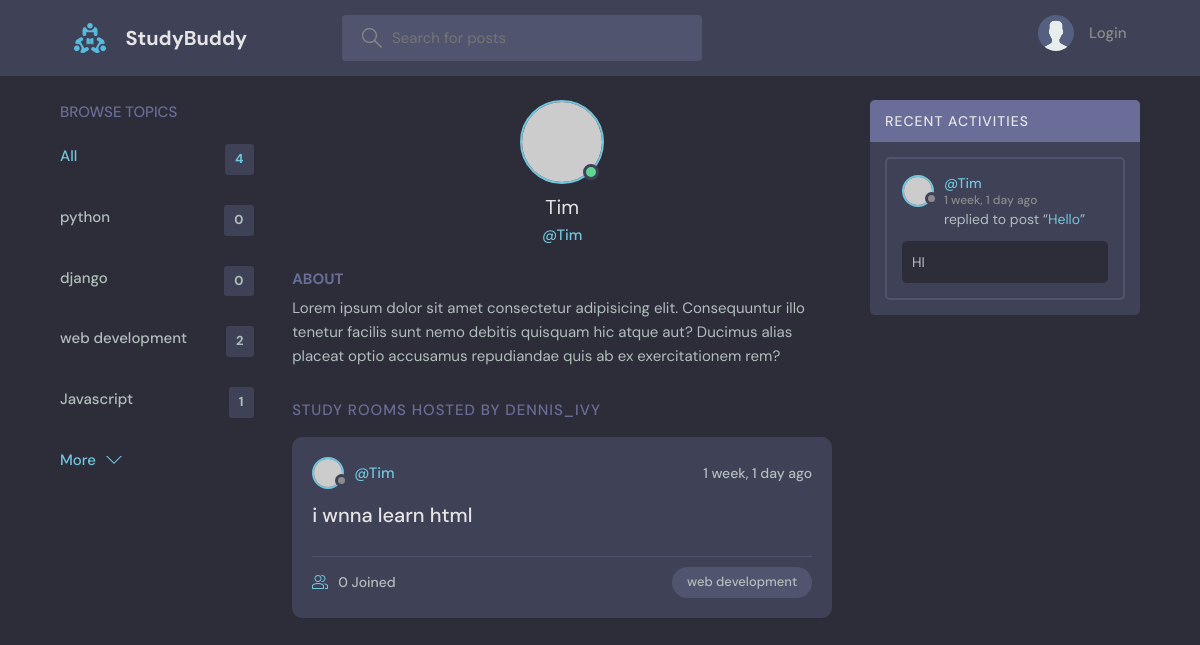
Page /profile/2/ on the earlier database version.
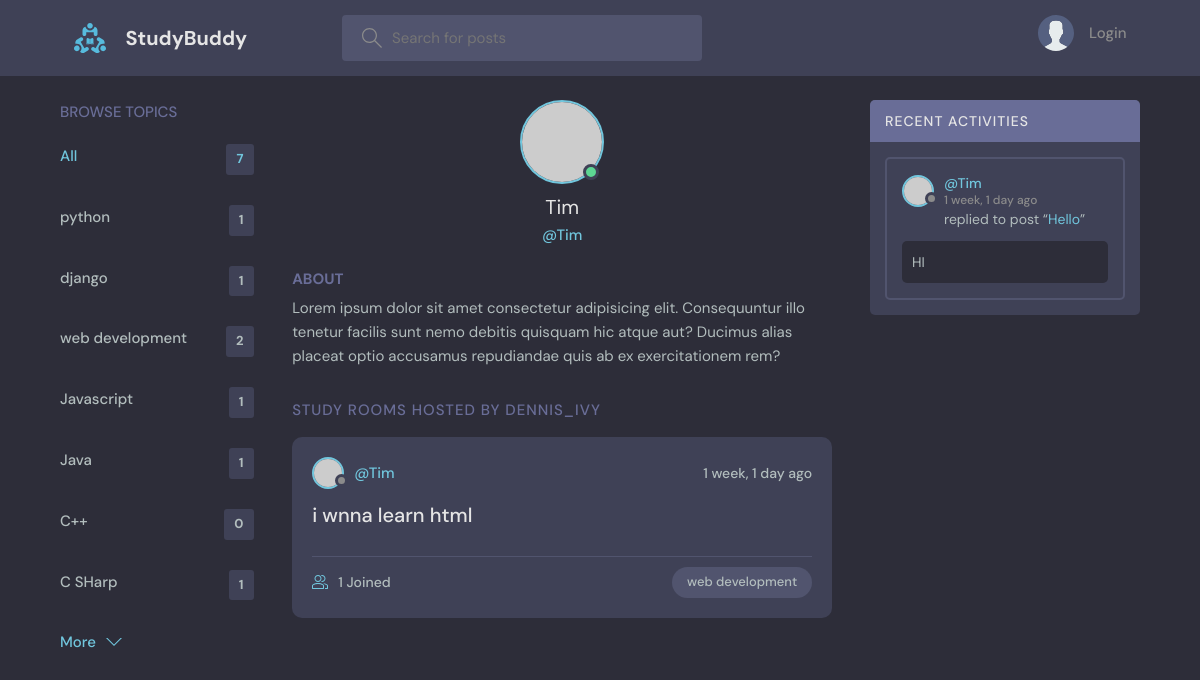
Same page on the later database version.
### base/models.py (models this page shows, shortened)
class Topic(models.Model):
    name = models.CharField(max_length=200)

class Room(models.Model):
    host = models.ForeignKey(User, on_delete=models.SET_NULL, null=True)
    topic = models.ForeignKey(Topic, on_delete=models.SET_NULL, null=True)
    name = models.CharField(max_length=200)
    description = models.TextField(null=True, blank=True)
    participants = models.ManyToManyField(User, related_name="participants", blank=True)
    updated = models.DateTimeField(auto_now=True)
    created = models.DateTimeField(auto_now_add=True)
    class Meta:
        ordering = ["-updated", "-created"]
    def __str__(self):
        return str(self.name)

class Message(models.Model):
    user = models.ForeignKey(User, on_delete=models.CASCADE)
    room = models.ForeignKey(Room, on_delete=models.CASCADE)
    body = models.TextField()
    updated = models.DateTimeField(auto_now=True)
    created = models.DateTimeField(auto_now_add=True)

### base/views.py (the view)
# urls.py: path("profile/<str:pk>/", views.userProfile, name="user-profile"),
def userProfile(request, pk):
    user = User.objects.get(id=pk)
    rooms = user.room_set.all()
    room_messages = user.message_set.all()
    topics = Topic.objects.all()
    context = {
        "user": user,
        "rooms": rooms,
        "room_messages": room_messages,
        "topics": topics,
    }
    return render(request, "base/profile.html", context)

### base/templates/base/profile.html (shortened to what this page needs)
{% extends 'main.html' %} {% block content %}
  <main class="profile-page layout layout--3">
    <div class="container">
      {% include 'base/topics_component.html' %}
      <div class="roomList">
        <div class="profile">
          <div class="profile__avatar">
            <div class="avatar avatar--large active">
              <img src="https://randomuser.me/api/portraits/men/11.jpg" />
            </div>
          </div>
          <div class="profile__info">
            <h3>{{user.username}}</h3>
            <p>@{{user.username}}</p>
          </div>
          <div class="profile__about">
            <h3>About</h3>
            <p>
              Lorem ipsum dolor sit amet consectetur adipisicing elit. Consequuntur illo tenetur
              facilis sunt nemo debitis quisquam hic atque aut? Ducimus alias placeat optio
              accusamus repudiandae quis ab ex exercitationem rem?
            </p>
          </div>
        </div>
        <div class="roomList__header">
          <div>
            <h2>Study Rooms Hosted by dennis_ivy</a>
            </h2>
          </div>
        </div>
      {% include 'base/feed_component.html' %}
      </div>
      {% include 'base/activity_component.html' %}
    </div>
  </main>
{% endblock content %}

### templates/main.html (shortened to what this page needs)
<!DOCTYPE html>
{% load static %}
<html lang="en">
  <head>
    <link rel="stylesheet" href="{% static 'styles/style.css' %}" />
  </head>
  <body>
    {% include 'navbar.html' %}  {% block content %} {% endblock %}
  </body>
</html>

### templates/navbar.html (shortened to what this page needs)
{% load static %}
<header class="header header--loggedIn">
  <div class="container">
    <a href="{% url 'home' %}" class="header__logo">
      <img src="{% static 'images/logo.svg' %}" />
      <h1>StudyBuddy</h1>
    </a>
    <form class="header__search" method="GET" action="{% url 'home' %}">
      <label>
        <input name="q" placeholder="Search for posts" />
      </label>
    </form>
    <nav class="header__menu">
      {% if request.user.is_authenticated %}
      <div class="header__user">
        <a href="{% url 'update-user' %}">
          <div class="avatar avatar--medium active">
            <img src="{{request.user.avatar.url}}" />
          </div>
          <p>
            {{request.user.username}} <span>@{{request.user.username}}</span>
          </p>
        </a>
        <button class="dropdown-button">
          <svg
            version="1.1"
            xmlns="http://www.w3.org/2000/svg"
            width="32"
            height="32"
            viewBox="0 0 32 32"
          >
            <title>chevron-down</title>
            <path d="M16 21l-13-13h-3l16 16 16-16h-3l-13 13z"></path>
          </svg>
        </button>
      </div>
      {% else %}
      <a href="{% url 'login' %}">
        <img src="{% static 'images/avatar.svg' %}" />
        <p>Login</p>
      </a>
      {% endif %}
    </nav>
  </div>
</header>

### base/templates/base/topics_component.html
<div class="topics">
  <div class="topics__header">
    <h2>Browse Topics</h2>
  </div>
  <ul class="topics__list">
    <li>
      <a href="{% url 'home' %}" class="active"
        >All <span>{{topics.count}}</span></a
      >
    </li>
    {% for topic in topics %}
    <li>
      <a href="{% url 'home' %}?q={{topic.name}}"
        >{{topic.name}} <span>{{topic.room_set.all.count}}</span></a
      >
    </li>
    {% endfor %}
  </ul>
  <a class="btn btn--link" href="{% url 'topics' %}">
    More
    <svg
      version="1.1"
      xmlns="http://www.w3.org/2000/svg"
      width="32"
      height="32"
      viewBox="0 0 32 32"
    >
      <title>chevron-down</title>
      <path d="M16 21l-13-13h-3l16 16 16-16h-3l-13 13z"></path>
    </svg>
  </a>
</div>

### base/templates/base/feed_component.html (shortened to what this page needs)
{% for room in rooms%}
<div class="roomListRoom">
  <div class="roomListRoom__header">
    <a
      href="{% url 'user-profile' room.host.id %}"
      class="roomListRoom__author"
    >
      <div class="avatar avatar--small">
        <img src="https://randomuser.me/api/portraits/women/11.jpg" />
      </div>
      <span>@{{room.host.username}}</span>
    </a>
    <div class="roomListRoom__actions">
      <span>{{room.created|timesince}} ago</span>
    </div>
  </div>
  <div class="roomListRoom__content">
    <a href="{% url 'room' room.id %}">{{room.name}}</a>
  </div>
  <div class="roomListRoom__meta">
    <a href="{% url 'room' room.id %}" class="roomListRoom__joined">
      {{user.participants.all.count}} Joined
    </a>
    <p class="roomListRoom__topic">{{room.topic.name}}</p>
  </div>
</div>
{% endfor %}

### base/templates/base/activity_component.html (shortened to what this page needs)
<div class="activities">
  <div class="activities__header">
    <h2>Recent Activities</h2>
  </div>
  {% for message in room_messages %}
  <div class="activities__box">
    <div class="activities__boxHeader roomListRoom__header">
      <a
        href="{% url 'user-profile' message.user.id %}"
        class="roomListRoom__author"
      >
        <div class="avatar avatar--small">
          <img src="https://randomuser.me/api/portraits/women/11.jpg" />
        </div>
        <p>
          @{{message.user}}
          <span>{{message.created|timesince}} ago</span>
        </p>
      </a>
    </div>
    <div class="activities__boxContent">
      <p>
        replied to post “<a href="{%url 'room' message.room.id %}"
          >{{message.room}}</a
        >”
      </p>
      <div class="activities__boxRoomContent">{{message.body}}</div>
    </div>
  </div>
  {% endfor %}
</div>

Differences in the rows shown:
computed for Topic "python": room_set.all.count "0" → "1"
computed for Topic "django": room_set.all.count "0" → "1"
added Topic: name "Java", room_set.all.count "1"
added Topic: name "C++", room_set.all.count "0"
added Topic: name "C SHarp", room_set.all.count "1"
Other differences:
{{ topics.count }}: "4" → "7"
{{ user.participants.all.count }}: "0" → "1"
